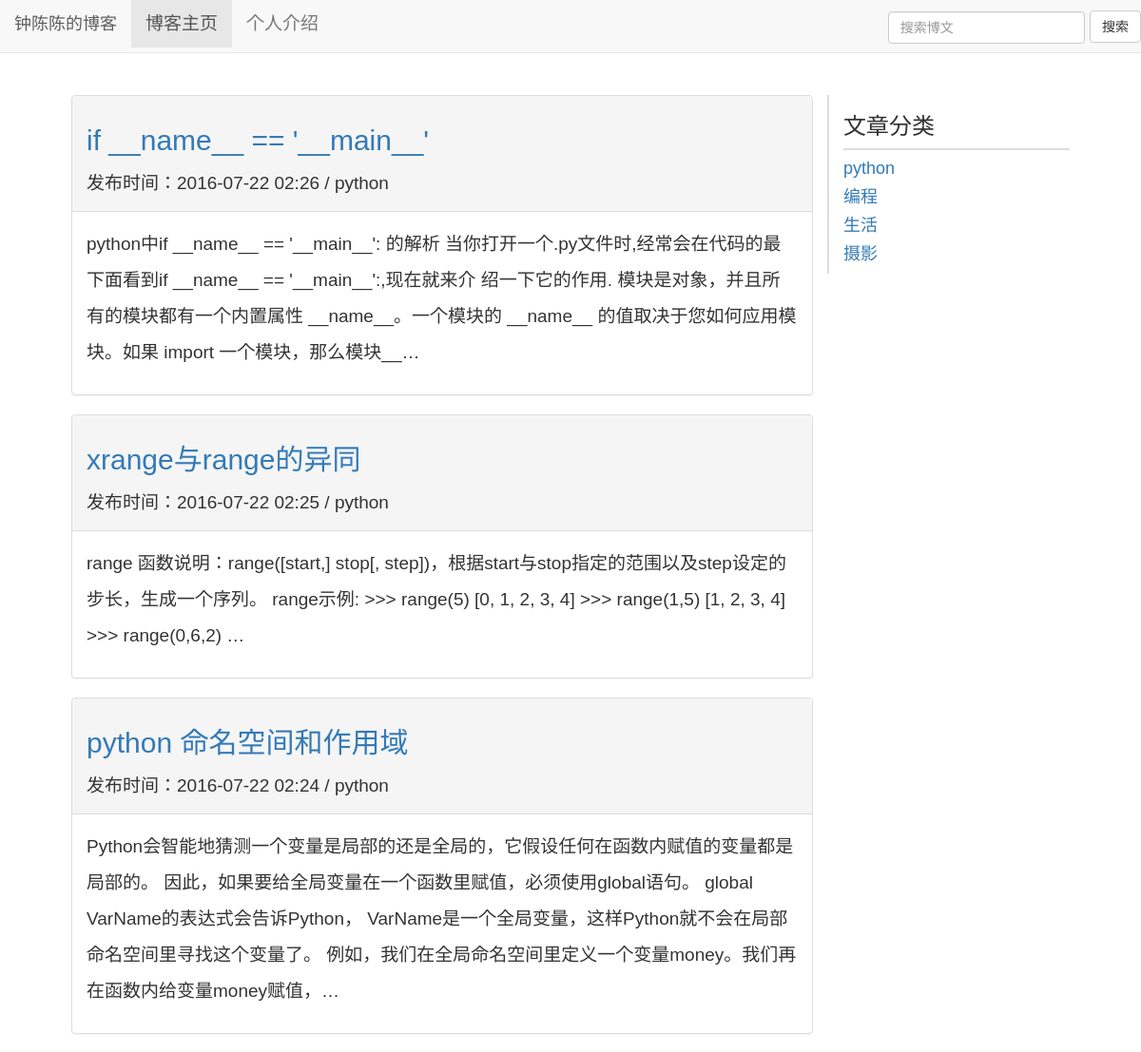
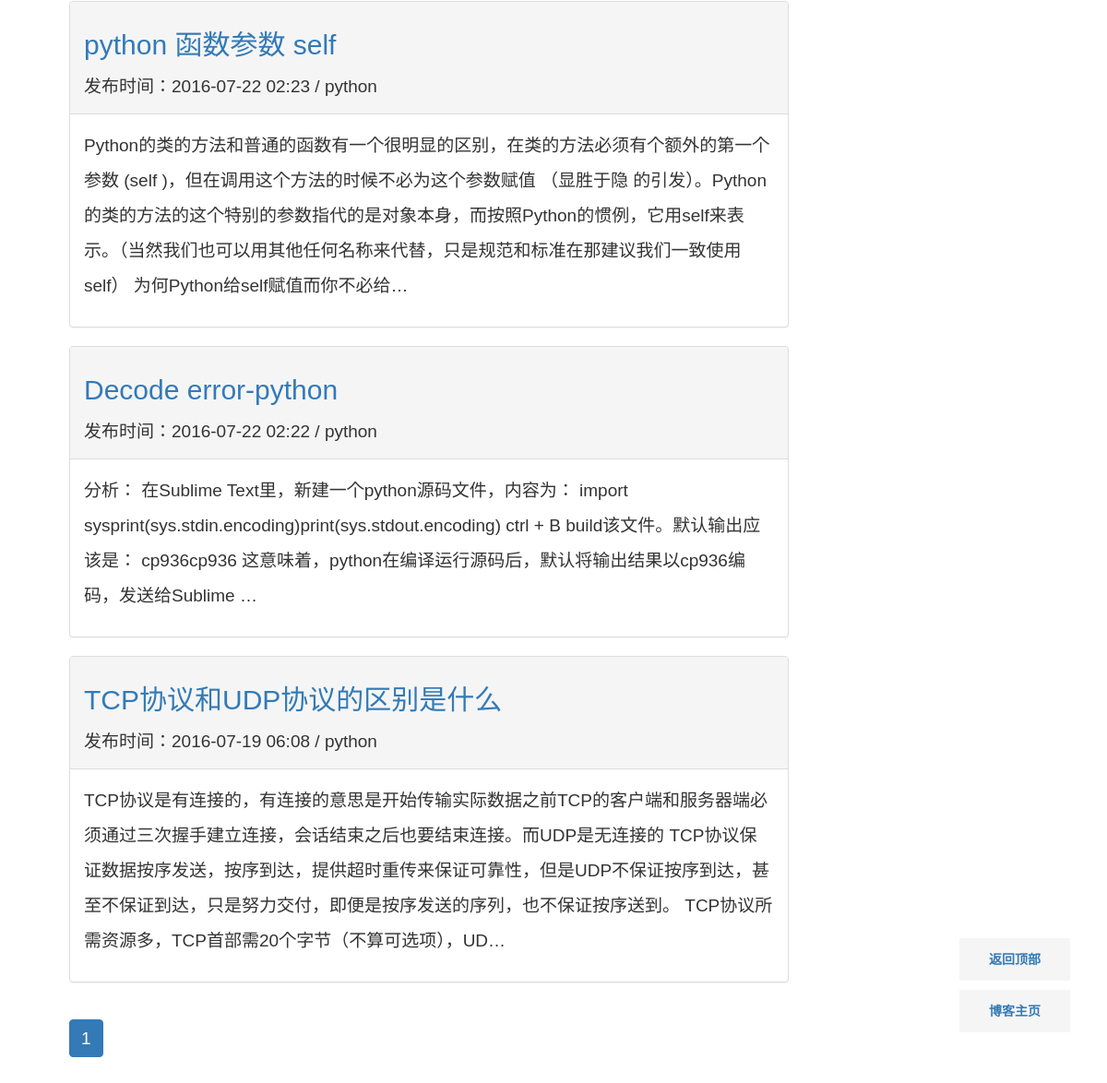
Screenshot of /blog/cat/1/ with the database file from the repository (2 pictures, top to bottom).
### blog/models.py (models this page shows, shortened)
class Blog(models.Model):
    title = models.CharField('标题', max_length=32)
    author = models.CharField('作者', max_length=16)
    content = models.TextField('正文')
    created = models.DateTimeField('发布时间', auto_now_add=True)
    category = models.ForeignKey(Category, verbose_name='分类')
    tags = models.ManyToManyField(Tag, verbose_name='标签')

class Category(models.Model):
    name = models.CharField('名称', max_length=16)

### blog/views.py (the view)
# urls.py: url(r'^cat/(?P<category_id>\d+)/$', views.get_category, name='blog_get_category'),
def get_category(request, category_id):
    try:
        cat=Category.objects.get(id=category_id)
    except Category.DoesNotExist:
        raise Http404
    cat_blogset=cat.blog_set.all().order_by('-created')
    blog_paginator=Paginator(cat_blogset,8)#show 8 blogs per page
    page=request.GET.get('page')
    try:
        blogs=blog_paginator.page(page)
    except PageNotAnInteger:
        blogs=blog_paginator.page(1)
    except EmptyPage:
        blogs=blog_paginator(blog_paginator.num_pages)
    ctx = {
    'blogs': blogs,
    'categories':Category.objects.all(),
    }
    return render(request, 'blog-list.html', ctx)

### blog/templates/blog-list.html (shortened to what this page needs)
{% extends "base.html" %}
{% block head %}
{% load staticfiles %}
	<link rel="stylesheet" type="text/css" href="{% static 'blog/css/base.css' %}" />
{% endblock %}
{% block content %}
{% for blog in blogs %}
<div class="panel panel-default">
	<div class="panel-heading">
		<div class="blog_header">
			<a href= "{% url 'blog_get_detail' blog.id %}"><h2>{{ blog.title }}</h2></a>
			<span class="blog_created" >发布时间：{{ blog.created|date:"Y-m-d H:i" }}</span>
			<span class="dc_sep">/</span></small>
			<span class="blog_category" >{{ blog.category.name }}</span>
		</div>
	</div>
	<div class="panel-body">
	    <div class="blog_content">
		    <p> {{ blog.content|truncatechars:200 }}</p>
	     </div>
	</div>
</div>
{% endfor %}
<div class="footer">
	<ul class="pagination">
		<li class="page_btn active" id="cur_page">
			 <a   href="?page={{ blogs.number }} " >{{ blogs.number }} </a>
		</li>
	</ul>
</div>
{% endblock %}

### blog/templates/base.html (shortened to what this page needs)
<!DOCTYPE html>
<html>
<head>
        {% load staticfiles %}
        <link href="{% static 'blog/bootstrap/css/bootstrap.min.css' %}" rel="stylesheet">
     {% block head %}{% endblock %}
</head>
<body>
        <div class="navbar navbar-default navbar-fixed-top" role="navigation">
                 <div class="navbar-header">
                          <a class="navbar-brand" href="{% url 'blog_get_blogs' %}">钟陈陈的博客</a>
                 </div>
                 <div class="collapse navbar-collapse" id="example-navbar-collapse">
                         <ul class="nav navbar-nav">
                                  <li class="active">
                                           <a href="{% url 'blog_get_blogs' %}">博客主页</a>
                                  </li>
                                  <li class="">
                                          <a href="/about_me/">个人介绍</a>
                                  </li>
                         </ul>
                        <form action="{% url 'blog_search' %}" class="navbar-form navbar-right" role="search" method="post">
                             <div class="form-group">
                                <input type="text" class="form-control" name="blog_search" placeholder="搜索博文">
                             </div>
                             <input type="submit" class="btn btn-default" value="搜索"></input>
                        </form>
                 </div>
        </div>
        <div class="container" id="top">
                <div class="row">
                        <div class="col-md-9">
                                 {% block content %}{% endblock %}
                        </div>
                          <div class="col-md-3 tags">
                                  <div class =catogry_title><h3>文章分类</h3></div>
                                  <div class="category_content">
                                           {% for category in categories %}
                                           <a href="{% url 'blog_get_category' category.id %}" >
                                                    <div class="category_item">
                                                           <h4> {{category.name}}</h4>
                                                    </div>
                                           </a>
                                          {% endfor %}
                                  </div>
                         </div>
                </div>
        </div>
	<div class="back_to_top">
		<a href="#top" target="_self">返回顶部</a>
		<a href="{%url 'blog_get_blogs' %}" target="_self">博客主页</a>
	</div>
</body>
</html>

### blog/static/blog/css/base.css (style rules this page uses)
body { font-size: 19px; font-family: Microsoft YaHei,'宋体' , Tahoma, Helvetica, Arial, "\5b8b\4f53", sans-serif; line-height: 2em; }
.container { margin-top: 100px; width:90%; }
.tags { border-left-style: solid; border-left-width: 2px; border-left-color: #DDD; }
.catogry_title { border-bottom-style: solid; border-bottom-width: 2px; border-bottom-color: #DDD; }
.back_to_top { position:fixed; right:40px; bottom:50px; z-index:100; display:block; }
.back_to_top a { display:block; font-weight:bold; font-size:14px; color:##A0A0A0!important; background-color:#F5F5F5; width:120px; text-align:center; padding:4px; text-decoration:none; margin-bottom:10px; }

### rows the page displays
Blog: title "if __name__ == '__main__'", created "2016-07-22 02:26", category.name "python", content "python中if __name__ == '__main__': 的解析 当你打开一个.py文件时,经常会在代码的最下面看到if __name__ == '__main__':,现在就来介 绍一下它的作用. 模块是对象，并且所有的模块都有一个内置属性 __name__。一个模块的 __name__ 的值取决于您如何应用模块。如果 import 一个模块，那么模块__…"
Blog: title "xrange与range的异同", created "2016-07-22 02:25", category.name "python", content "range 函数说明：range([start,] stop[, step])，根据start与stop指定的范围以及step设定的步长，生成一个序列。 range示例: >>> range(5) [0, 1, 2, 3, 4] >>> range(1,5) [1, 2, 3, 4] >>> range(0,6,2) …"
Blog: title "python 命名空间和作用域", created "2016-07-22 02:24", category.name "python", content "Python会智能地猜测一个变量是局部的还是全局的，它假设任何在函数内赋值的变量都是局部的。 因此，如果要给全局变量在一个函数里赋值，必须使用global语句。 global VarName的表达式会告诉Python， VarName是一个全局变量，这样Python就不会在局部命名空间里寻找这个变量了。 例如，我们在全局命名空间里定义一个变量money。我们再在函数内给变量money赋值，…"
Blog: title "python 函数参数 self", created "2016-07-22 02:23", category.name "python", content "Python的类的方法和普通的函数有一个很明显的区别，在类的方法必须有个额外的第一个参数 (self )，但在调用这个方法的时候不必为这个参数赋值 （显胜于隐 的引发）。Python的类的方法的这个特别的参数指代的是对象本身，而按照Python的惯例，它用self来表示。（当然我们也可以用其他任何名称来代替，只是规范和标准在那建议我们一致使用self） 为何Python给self赋值而你不必给…"
Blog: title "Decode error-python", created "2016-07-22 02:22", category.name "python", content "分析： 在Sublime Text里，新建一个python源码文件，内容为： import sysprint(sys.stdin.encoding)print(sys.stdout.encoding) ctrl + B build该文件。默认输出应该是： cp936cp936 这意味着，python在编译运行源码后，默认将输出结果以cp936编码，发送给Sublime …"
Blog: title "TCP协议和UDP协议的区别是什么", created "2016-07-19 06:08", category.name "python", content "TCP协议是有连接的，有连接的意思是开始传输实际数据之前TCP的客户端和服务器端必须通过三次握手建立连接，会话结束之后也要结束连接。而UDP是无连接的 TCP协议保证数据按序发送，按序到达，提供超时重传来保证可靠性，但是UDP不保证按序到达，甚至不保证到达，只是努力交付，即便是按序发送的序列，也不保证按序送到。 TCP协议所需资源多，TCP首部需20个字节（不算可选项），UD…"
Category: name "python"
Category: name "编程"
Category: name "生活"
Category: name "摄影"

### other values shown
{{ blogs.number }} "1"
